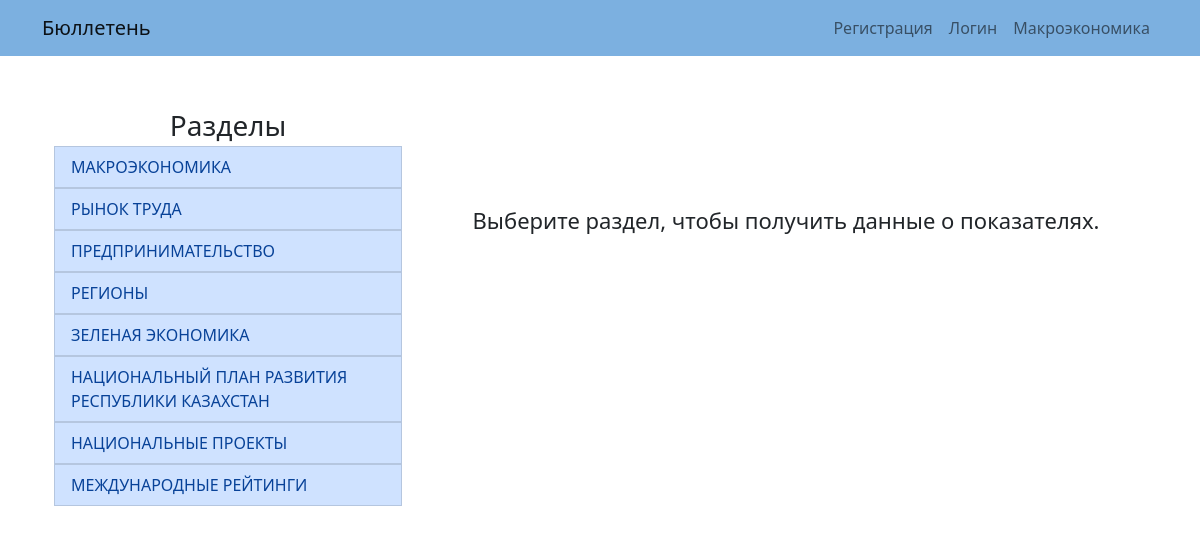
Page /topic/834/ on the earlier database version.
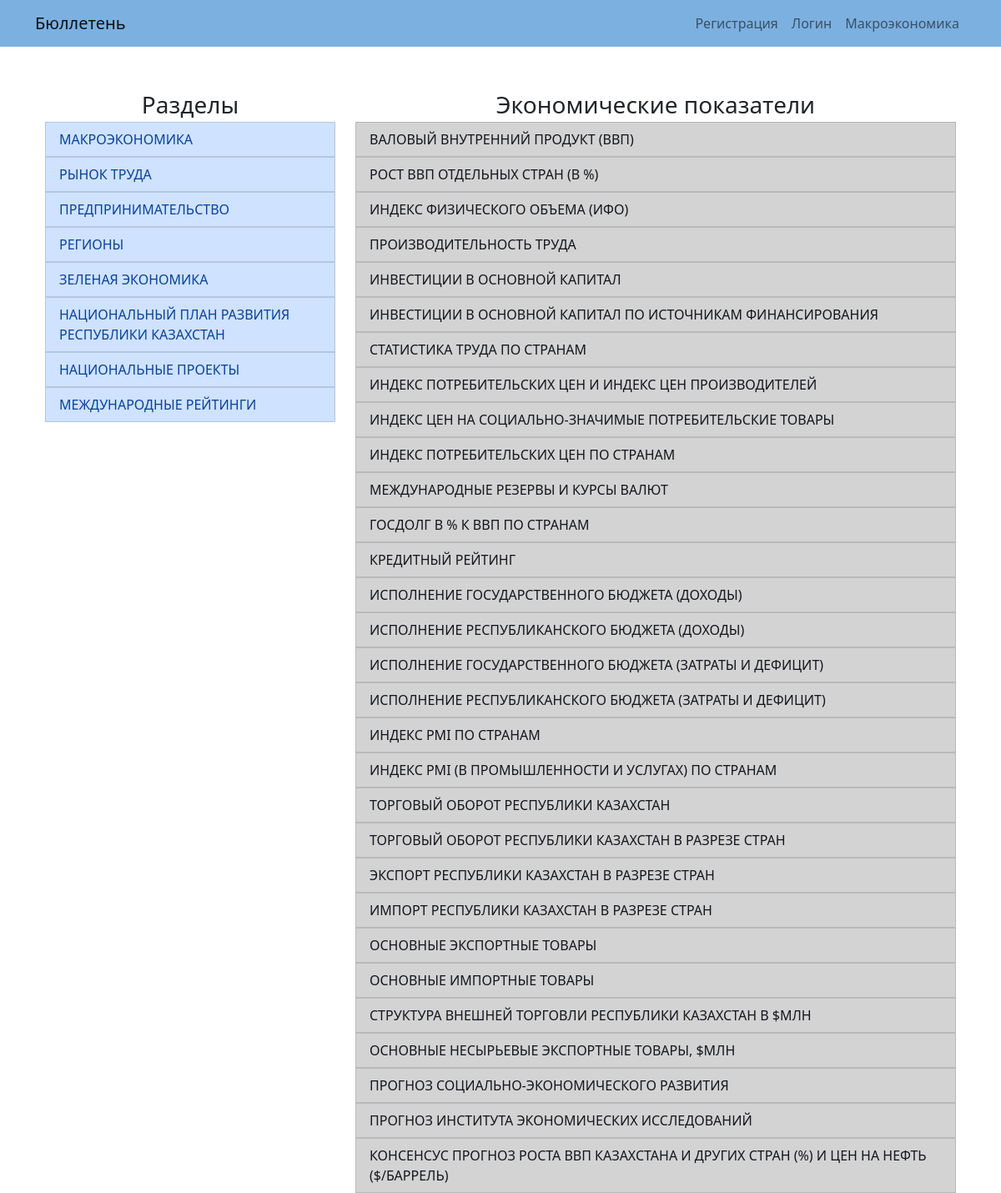
Same page on the later database version.
### macroeconomics/models.py (models this page shows, shortened)
class Topic(models.Model):
    name = models.CharField(max_length=128, verbose_name="Название разделала")

class Economic_index(models.Model):
    name = models.CharField(max_length=255, unique=True)
    not_disabled = models.BooleanField(default=True)
    macro_topic = models.ForeignKey("Topic", on_delete=models.PROTECT)

### macroeconomics/views.py (the view)
# urls.py: path("topic/<int:topic_id>/", views.topic, name="topic"),
def topic(request, topic_id):
    economic_indices = Economic_index.objects.filter(macro_topic_id=topic_id)
    topics = Topic.objects.all()
    context = {
        "topics": topics,
        "economic_indices": economic_indices,
        "title": "Макроэкономика"
    }
    return render(request, "macroeconomics/topic.html", context=context)

### macroeconomics/templates/macroeconomics/topic.html
{% extends "macroeconomics/layout.html" %}
{% block body %}
    <div class="container">
        <div class="row">
            <div class="col-md-4">
                <div class="header-info">Разделы</div>
                <ul class="list-group">
                    {% for topic in topics %}
                        <a href="{% url 'topic' topic.pk %}" style="text-decoration: none;">
                            <li class="list-group-item list-group-item-primary">{{ topic.name }}</li>
                        </a>
                    {% endfor %}
                </ul>
            </div>
            {% if economic_indices %}
            <div class="col-md-8">
                <div class="header-info">Экономические показатели</div>
                <ul class="list-group">
                    {% for economic_index in economic_indices %}
                    <a href="{% url 'economic_index' economic_index.pk %}" style="text-decoration: none;">
                        <li class="list-group-item list-group-item-dark">{{ economic_index.name }}</li>
                    </a>
                    {% endfor %}
                </ul>
            </div>
            {% else %}
            <div class="col-md-8">
                <div class="about-info">
                    Выберите раздел, чтобы получить данные о показателях.
                </div>
            </div>
            {% endif %}
        </div>
    </div>
{% endblock %}

### macroeconomics/templates/macroeconomics/layout.html (shortened to what this page needs)
{% load static %}
<!DOCTYPE html>
<html lang="en">
    <head>
        <link href="https://cdn.jsdelivr.net/npm/bootstrap@5.2.2/dist/css/bootstrap.min.css" rel="stylesheet">
        <link rel="stylesheet" type="text/css">
        <link type="text/css" rel="stylesheet" href="{% static 'macroeconomics/css/styles.css'%}">
    </head>
    <body>
        <nav style="background-color: rgb(124, 176, 224)" class="navbar navbar-expand-lg navbar-light">
            <div class="container">
                <a class="navbar-brand" href="{% url 'index' %}">Бюллетень</a>
                <div class="collapse navbar-collapse justify-content-end" id="navbarNav">
                    <ul class="navbar-nav">
                        <li class="nav-item active">
                            <a class="nav-link" href="{% url 'register' %}">Регистрация</a>
                        </li>
                        <li class="nav-item">
                            <a class="nav-link" href="{% url 'login' %}">Логин</a>
                        </li>
                        <li class="nav-item">
                            <a class="nav-link" href="{% url 'main_topic' %}">Макроэкономика</a>
                        </li>
                    </ul>
                </div>
            </div>
        </nav>
        <div class="container mt-5">
            {% block body %}
            {% endblock %}
        </div>
    </body>
</html>

### macroeconomics/static/macroeconomics/css/styles.css (style rules this page uses)
.header-info { text-align: center; font-size: 28px; }

Differences in the rows shown:
added Economic_index: name "ВАЛОВЫЙ ВНУТРЕННИЙ ПРОДУКТ (ВВП)"
added Economic_index: name "РОСТ ВВП ОТДЕЛЬНЫХ СТРАН (В %)"
added Economic_index: name "ИНДЕКС ФИЗИЧЕСКОГО ОБЪЕМА (ИФО)"
added Economic_index: name "ПРОИЗВОДИТЕЛЬНОСТЬ ТРУДА"
added Economic_index: name "ИНВЕСТИЦИИ В ОСНОВНОЙ КАПИТАЛ"
added Economic_index: name "ИНВЕСТИЦИИ В ОСНОВНОЙ КАПИТАЛ ПО ИСТОЧНИКАМ ФИНАНСИРОВАНИЯ"
added Economic_index: name "СТАТИСТИКА ТРУДА ПО СТРАНАМ"
added Economic_index: name "ИНДЕКС ПОТРЕБИТЕЛЬСКИХ ЦЕН И ИНДЕКС ЦЕН ПРОИЗВОДИТЕЛЕЙ"
added Economic_index: name "ИНДЕКС ЦЕН НА СОЦИАЛЬНО-ЗНАЧИМЫЕ ПОТРЕБИТЕЛЬСКИЕ ТОВАРЫ"
added Economic_index: name "ИНДЕКС ПОТРЕБИТЕЛЬСКИХ ЦЕН ПО СТРАНАМ"
added Economic_index: name "МЕЖДУНАРОДНЫЕ РЕЗЕРВЫ И КУРСЫ ВАЛЮТ"
added Economic_index: name "ГОСДОЛГ В % К ВВП ПО СТРАНАМ"
added Economic_index: name "КРЕДИТНЫЙ РЕЙТИНГ"
added Economic_index: name "ИСПОЛНЕНИЕ ГОСУДАРСТВЕННОГО БЮДЖЕТА (ДОХОДЫ)"
added Economic_index: name "ИСПОЛНЕНИЕ РЕСПУБЛИКАНСКОГО БЮДЖЕТА (ДОХОДЫ)"
added Economic_index: name "ИСПОЛНЕНИЕ ГОСУДАРСТВЕННОГО БЮДЖЕТА (ЗАТРАТЫ И ДЕФИЦИТ)"
added Economic_index: name "ИСПОЛНЕНИЕ РЕСПУБЛИКАНСКОГО БЮДЖЕТА (ЗАТРАТЫ И ДЕФИЦИТ)"
added Economic_index: name "ИНДЕКС PMI ПО СТРАНАМ"
added Economic_index: name "ИНДЕКС PMI (В ПРОМЫШЛЕННОСТИ И УСЛУГАХ) ПО СТРАНАМ"
added Economic_index: name "ТОРГОВЫЙ ОБОРОТ РЕСПУБЛИКИ КАЗАХСТАН"
added Economic_index: name "ТОРГОВЫЙ ОБОРОТ РЕСПУБЛИКИ КАЗАХСТАН В РАЗРЕЗЕ СТРАН"
added Economic_index: name "ЭКСПОРТ РЕСПУБЛИКИ КАЗАХСТАН В РАЗРЕЗЕ СТРАН"
added Economic_index: name "ИМПОРТ РЕСПУБЛИКИ КАЗАХСТАН В РАЗРЕЗЕ СТРАН"
added Economic_index: name "ОСНОВНЫЕ ЭКСПОРТНЫЕ ТОВАРЫ"
added Economic_index: name "ОСНОВНЫЕ ИМПОРТНЫЕ ТОВАРЫ"
added Economic_index: name "СТРУКТУРА ВНЕШНЕЙ ТОРГОВЛИ РЕСПУБЛИКИ КАЗАХСТАН В $МЛН"
added Economic_index: name "ОСНОВНЫЕ НЕСЫРЬЕВЫЕ ЭКСПОРТНЫЕ ТОВАРЫ, $МЛН"
added Economic_index: name "ПРОГНОЗ СОЦИАЛЬНО-ЭКОНОМИЧЕСКОГО РАЗВИТИЯ"
added Economic_index: name "ПРОГНОЗ ИНСТИТУТА ЭКОНОМИЧЕСКИХ ИССЛЕДОВАНИЙ"
added Economic_index: name "КОНСЕНСУС ПРОГНОЗ РОСТА ВВП КАЗАХСТАНА И ДРУГИХ СТРАН (%) И ЦЕН НА НЕФТЬ ($/БАРРЕЛЬ)"
Other differences:
text no longer shown: "Выберите раздел, чтобы получить данные о показателях."
text now shown: "Экономические показатели"
